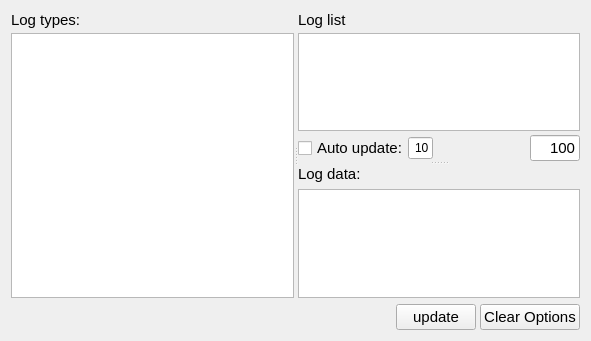
<?xml version="1.0" encoding="UTF-8"?>
<ui version="4.0">
 <class>CNodeLogWidget</class>
 <widget class="QWidget" name="CNodeLogWidget">
  <property name="geometry">
   <rect>
    <x>0</x>
    <y>0</y>
    <width>591</width>
    <height>341</height>
   </rect>
  </property>
  <property name="windowTitle">
   <string>Form</string>
  </property>
  <layout class="QVBoxLayout" name="verticalLayout_4">
   <item>
    <widget class="QSplitter" name="splitterMainHorizontal">
     <property name="orientation">
      <enum>Qt::Horizontal</enum>
     </property>
     <widget class="QWidget" name="verticalLayoutWidget">
      <layout class="QVBoxLayout" name="verticalLayout" stretch="0,1">
       <property name="spacing">
        <number>4</number>
       </property>
       <item>
        <widget class="QLabel" name="label">
         <property name="font">
          <font>
           <pointsize>11</pointsize>
          </font>
         </property>
         <property name="text">
          <string>Log types:</string>
         </property>
        </widget>
       </item>
       <item>
        <widget class="QListView" name="listViewLogTypes">
         <property name="selectionBehavior">
          <enum>QAbstractItemView::SelectRows</enum>
         </property>
        </widget>
       </item>
      </layout>
     </widget>
     <widget class="QSplitter" name="splitterLogEntriesVertical">
      <property name="orientation">
       <enum>Qt::Vertical</enum>
      </property>
      <widget class="QWidget" name="verticalLayoutWidget_3">
       <layout class="QVBoxLayout" name="verticalLayout_3">
        <property name="spacing">
         <number>4</number>
        </property>
        <item>
         <widget class="QLabel" name="label_2">
          <property name="font">
           <font>
            <pointsize>11</pointsize>
           </font>
          </property>
          <property name="text">
           <string>Log list</string>
          </property>
         </widget>
        </item>
        <item>
         <widget class="QTableView" name="tableViewLogEntries">
          <property name="font">
           <font>
            <pointsize>11</pointsize>
           </font>
          </property>
          <property name="selectionMode">
           <enum>QAbstractItemView::SingleSelection</enum>
          </property>
          <property name="selectionBehavior">
           <enum>QAbstractItemView::SelectRows</enum>
          </property>
          <attribute name="horizontalHeaderDefaultSectionSize">
           <number>20</number>
          </attribute>
          <attribute name="verticalHeaderDefaultSectionSize">
           <number>20</number>
          </attribute>
          <attribute name="verticalHeaderMinimumSectionSize">
           <number>20</number>
          </attribute>
         </widget>
        </item>
        <item>
         <layout class="QHBoxLayout" name="horizontalLayout_3" stretch="0,0,1,0">
          <property name="spacing">
           <number>0</number>
          </property>
          <item>
           <widget class="QCheckBox" name="checkBoxAutoUpdate">
            <property name="font">
             <font>
              <pointsize>11</pointsize>
             </font>
            </property>
            <property name="text">
             <string>Auto update:</string>
            </property>
           </widget>
          </item>
          <item>
           <widget class="QLineEdit" name="lineEditRefreshUpdate">
            <property name="sizePolicy">
             <sizepolicy hsizetype="Fixed" vsizetype="Fixed">
              <horstretch>0</horstretch>
              <verstretch>0</verstretch>
             </sizepolicy>
            </property>
            <property name="minimumSize">
             <size>
              <width>25</width>
              <height>0</height>
             </size>
            </property>
            <property name="maximumSize">
             <size>
              <width>25</width>
              <height>16777215</height>
             </size>
            </property>
            <property name="text">
             <string>10</string>
            </property>
            <property name="alignment">
             <set>Qt::AlignRight|Qt::AlignTrailing|Qt::AlignVCenter</set>
            </property>
           </widget>
          </item>
          <item>
           <spacer name="horizontalSpacer">
            <property name="orientation">
             <enum>Qt::Horizontal</enum>
            </property>
            <property name="sizeHint" stdset="0">
             <size>
              <width>40</width>
              <height>20</height>
             </size>
            </property>
           </spacer>
          </item>
          <item>
           <widget class="QLineEdit" name="lineEditMaxNumberOfResult">
            <property name="sizePolicy">
             <sizepolicy hsizetype="Fixed" vsizetype="Fixed">
              <horstretch>0</horstretch>
              <verstretch>0</verstretch>
             </sizepolicy>
            </property>
            <property name="minimumSize">
             <size>
              <width>20</width>
              <height>0</height>
             </size>
            </property>
            <property name="maximumSize">
             <size>
              <width>50</width>
              <height>16777215</height>
             </size>
            </property>
            <property name="font">
             <font>
              <pointsize>11</pointsize>
             </font>
            </property>
            <property name="inputMask">
             <string/>
            </property>
            <property name="text">
             <string>100</string>
            </property>
            <property name="maxLength">
             <number>4</number>
            </property>
            <property name="alignment">
             <set>Qt::AlignRight|Qt::AlignTrailing|Qt::AlignVCenter</set>
            </property>
            <property name="placeholderText">
             <string>n. result</string>
            </property>
           </widget>
          </item>
         </layout>
        </item>
       </layout>
      </widget>
      <widget class="QWidget" name="verticalLayoutWidget_2">
       <layout class="QVBoxLayout" name="verticalLayout_2">
        <item>
         <widget class="QLabel" name="label_3">
          <property name="font">
           <font>
            <pointsize>11</pointsize>
           </font>
          </property>
          <property name="text">
           <string>Log data:</string>
          </property>
         </widget>
        </item>
        <item>
         <widget class="QTableView" name="tableViewLogData">
          <property name="font">
           <font>
            <pointsize>11</pointsize>
           </font>
          </property>
          <property name="editTriggers">
           <set>QAbstractItemView::NoEditTriggers</set>
          </property>
          <property name="selectionMode">
           <enum>QAbstractItemView::MultiSelection</enum>
          </property>
          <property name="selectionBehavior">
           <enum>QAbstractItemView::SelectRows</enum>
          </property>
          <attribute name="horizontalHeaderMinimumSectionSize">
           <number>20</number>
          </attribute>
          <attribute name="verticalHeaderDefaultSectionSize">
           <number>20</number>
          </attribute>
          <attribute name="verticalHeaderMinimumSectionSize">
           <number>20</number>
          </attribute>
         </widget>
        </item>
       </layout>
      </widget>
     </widget>
    </widget>
   </item>
   <item>
    <layout class="QHBoxLayout" name="horizontalLayout_5" stretch="1,0,0">
     <property name="spacing">
      <number>4</number>
     </property>
     <item>
      <spacer name="horizontalSpacer_3">
       <property name="orientation">
        <enum>Qt::Horizontal</enum>
       </property>
       <property name="sizeHint" stdset="0">
        <size>
         <width>40</width>
         <height>20</height>
        </size>
       </property>
      </spacer>
     </item>
     <item>
      <widget class="QPushButton" name="pushButtonUpdateLogTypes">
       <property name="font">
        <font>
         <pointsize>11</pointsize>
        </font>
       </property>
       <property name="text">
        <string>update</string>
       </property>
      </widget>
     </item>
     <item>
      <widget class="QPushButton" name="pushButtonClearOptions">
       <property name="font">
        <font>
         <pointsize>11</pointsize>
        </font>
       </property>
       <property name="text">
        <string>Clear Options</string>
       </property>
      </widget>
     </item>
    </layout>
   </item>
  </layout>
 </widget>
 <resources/>
 <connections/>
</ui>
